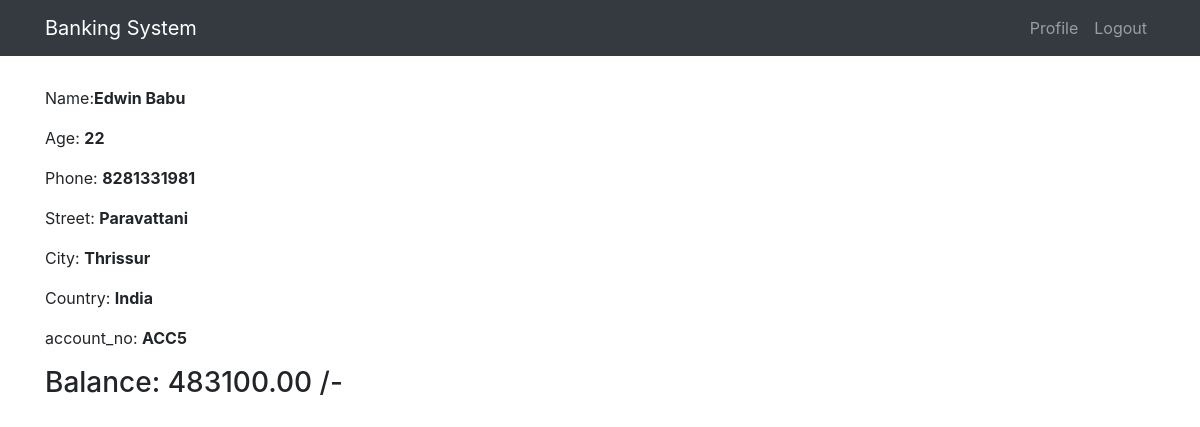
The app's page /profile/ (signed in), older data.
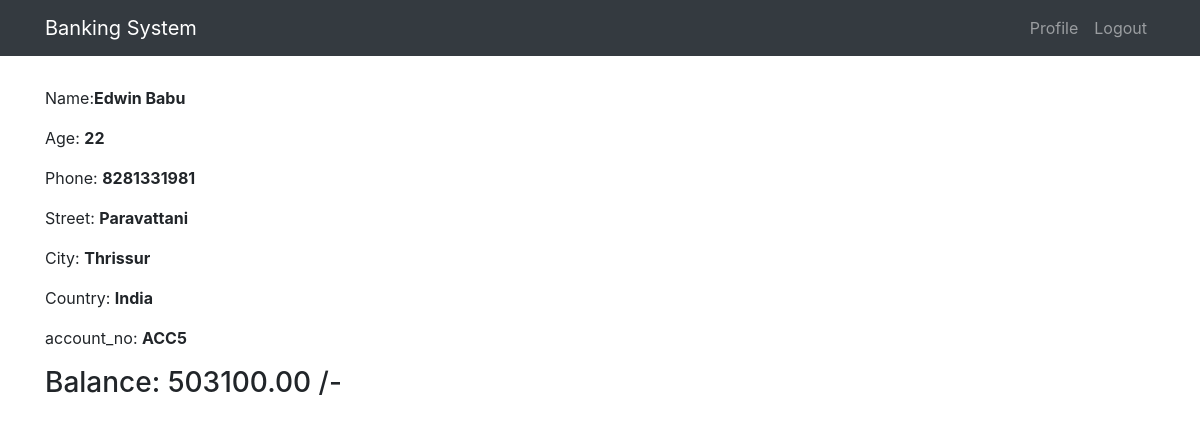
The same page, newer data.
### customer/models.py (models this page shows, shortened)
class Customer(models.Model):
    user=models.OneToOneField(User, on_delete=models.CASCADE)
    name=models.CharField(max_length=200,null=True)
    age=models.IntegerField(null=True)
    phone=models.IntegerField(null=True)
    street=models.CharField(max_length=200,null=True)
    city=models.CharField(max_length=200,null=True)
    state=models.CharField(max_length=50,null=True)
    country=models.CharField(max_length=50, default="India")
    pin_code=models.IntegerField(null=True)
    balance=models.DecimalField(max_digits=10,decimal_places=2,verbose_name="Balance")
    account_no=models.CharField(max_length=200,editable=False)

### customer/views.py (the view)
# urls.py: url(r'^profile/',views.profile, name='profile'),
@login_required
def profile(request):
    user = Customer.objects.filter(user=request.user)
    context={
        "data":user
    }
    return render(request, 'profile.html', context)

### customer/templates/profile.html (shortened to what this page needs)
{% extends 'base.html' %}
{% block content %}
    {% for i in data %}
    <p>Name:<b>{{ i.name }}</b>  <br>
    </p>
    <p>Age: <b>{{ i.age }}</b> <br>
    </p><p>Phone:  <b>{{ i.phone }}</b><br>
    </p><p>Street:  <b>{{ i.street }}</b><br>
    </p><p>City:  <b>{{ i.city }}</b><br>
    </p><p>Country:  <b>{{ i.country }}</b><br>
    </p><p>account_no: <b> {{ i.account_no }}</b><br>
    </p>
        <h3>Balance: {{ i.balance }} /-</h3>
    {% endfor %}
{% endblock %}

Row changes from the older to the newer data that the page shows:
changed Customer "Edwin Babu": balance "483100.00" → "503100.00"
